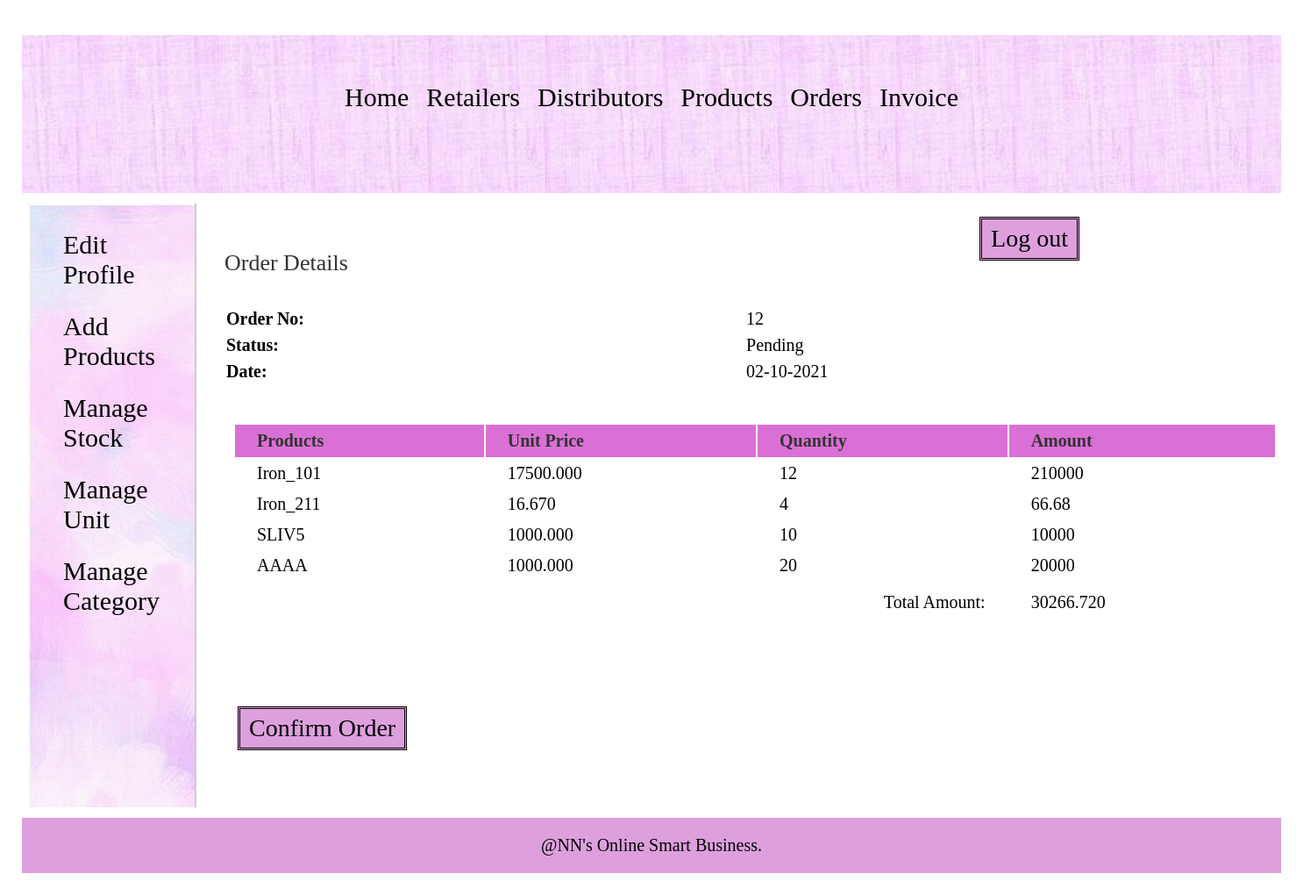
The page /manufacturer/view_order_items.php?id=12 (signed in) on the database its author committed.
### tables this page shows
CREATE TABLE `orders` (
  `order_id` int(11) NOT NULL,
  `date` date NOT NULL,
  `retailer_id` int(11) NOT NULL,
  `approved` tinyint(1) NOT NULL,
  `status` tinyint(1) NOT NULL,
  `total_amount` decimal(10,3) NOT NULL
);

CREATE TABLE `order_items` (
  `order_items_id` int(11) NOT NULL,
  `order_id` int(11) NOT NULL,
  `pro_id` int(11) NOT NULL,
  `quantity` int(6) NOT NULL
);

CREATE TABLE `products` (
  `pro_id` int(11) NOT NULL,
  `pro_name` varchar(25) NOT NULL,
  `pro_desc` text DEFAULT NULL,
  `pro_price` decimal(10,3) NOT NULL,
  `unit` int(11) NOT NULL,
  `pro_cat` int(11) NOT NULL,
  `quantity` int(6) DEFAULT NULL
);

### manufacturer/view_order_items.php (the view, shortened to what this page needs)
<?php
	require("../includes/config.php");
include("translate.php");
	if(isset($_SESSION['manufacturer_login']) || isset($_SESSION['admin_login']) || isset($_SESSION['retailer_login'])) {
			$order_id = $_GET['id'];
			$query_selectManOrderItems = "SELECT *,order_items.quantity as quantity FROM orders,order_items,products WHERE order_items.order_id='$order_id' AND order_items.pro_id=products.pro_id AND order_items.order_id=orders.order_id";
			$result_selectManOrderItems = mysqli_query($con,$query_selectManOrderItems);
			$query_selectManOrder = "SELECT date,approved,status FROM orders WHERE order_id='$order_id'";
			$result_selectManOrder = mysqli_query($con,$query_selectManOrder);
			$row_selectManOrder = mysqli_fetch_array($result_selectManOrder);
		}
		else {
			header('Location:../index.php');
		}
?>
<!DOCTYPE html>
<html>
<head>
	<link rel="stylesheet" href="../includes/main_style_sto.css" >
</head>
<body>
	<?php
		include("../includes/nav_manufacturer.inc.php");
		include("../includes/aside_manufacturer.inc.php");
	?>
	<section>
		<h1>Order Details</h1>
		<table class="table_infoFormat">
		<tr>
			<td> Order No: </td>
			<td> <?php echo $order_id; ?> </td>
		</tr>
		<tr>
			<td> Status: </td>
			<td>
			<?php
				if($row_selectManOrder['status'] == 0) {
					echo "Pending";
				}
				else {
					echo "Completed";
				}
			?>
			</td>
		</tr>
		<tr>
			<td> Date: </td>
			<td> <?php echo date("d-m-Y",strtotime($row_selectManOrder['date'])); ?> </td>
		</tr>
		</table>
		<form action="" method="POST" class="form">
		<table class="table_invoiceFormat">
			<tr>
				<th> Products </th>
				<th> Unit Price </th>
				<th> Quantity </th>
				<th> Amount </th>
			</tr>
			<?php $i=1; while($row_selectManOrderItems = mysqli_fetch_array($result_selectManOrderItems)) { ?>
			<tr>
				<td> <?php echo $row_selectManOrderItems['pro_name']; ?> </td>
				<td> <?php echo $row_selectManOrderItems['pro_price']; ?> </td>
				<td> <?php echo $row_selectManOrderItems['quantity']; ?> </td>
				<td> <?php echo $row_selectManOrderItems['quantity']*$row_selectManOrderItems['pro_price']; ?> </td>
			</tr>
			<?php $i++; } ?>
			<tr style="height:40px;vertical-align:bottom;">
				<td colspan="3" style="text-align:right;"> Total Amount: </td>
				<td>
				<?php
					mysqli_data_seek($result_selectManOrderItems,0);
					$row_selectManOrderItems = mysqli_fetch_array($result_selectManOrderItems);
					echo $row_selectManOrderItems['total_amount'];
				?>
				</td>
			</tr>
		</table>
			<?php
				if($row_selectManOrder['approved'] == 0) {
					?>
				<a href="confirm_order.php?id=<?php echo $order_id; ?>"><input type="button" value="Confirm Order" class="submit_button"/></a>
				<?php
				}
				?>
		</form>
	</section>
	<?php
		include("../includes/footer.inc.php");
	?>
</body>
</html>

### includes/main_style_sto.css (style rules this page uses)
* { font-family: Georgia, serif; margin:5px; padding:5px; }
a { text-decoration:none; }
.submit_button { font-size:28px; margin-top:90px; margin-right:20px; padding:6px 10px; background-color: #DDA0DD; border:double; color:black; }
section { width:1000px; padding:10px; padding-bottom:40px; }
section h1 { margin-bottom:10px; font-weight:normal; color:#333; font-size: 26px; }
table { border-collapse: separate; width:125%; }
.table_invoiceFormat th { background-color:#DA70D6 ; color:#333; padding: 7px 25px; }
.table_invoiceFormat tr { border:none; }
.table_invoiceFormat td,.table_invoiceFormat tr { padding: 5px 25px; text-align: left; }
.table_infoFormat { margin:20px 5px 25px; }
.table_infoFormat td { padding:5px 5px 0px 0px; }
.table_infoFormat td:first-child { font-weight:bold; }

### includes/nav_manufacturer.inc.php (style rules this page uses)
body { font-family: Arial, Helvetica, sans-serif; }
* { box-sizing: border-box; }

### rows shown on the page
orders: date "02-10-2021", total_amount "30266.720"
order_items: pro.pro_name "Iron_101", pro.pro_price "17500.000", quantity "12", quantity.pro_price "210000"
order_items: pro.pro_name "Iron_211", pro.pro_price "16.670", quantity "4", quantity.pro_price "66.68"
order_items: pro.pro_name "SLIV5", pro.pro_price "1000.000", quantity "10", quantity.pro_price "10000"
order_items: pro.pro_name "AAAA", pro.pro_price "1000.000", quantity "20", quantity.pro_price "20000"

### other values the page prints
$order_id "12"
